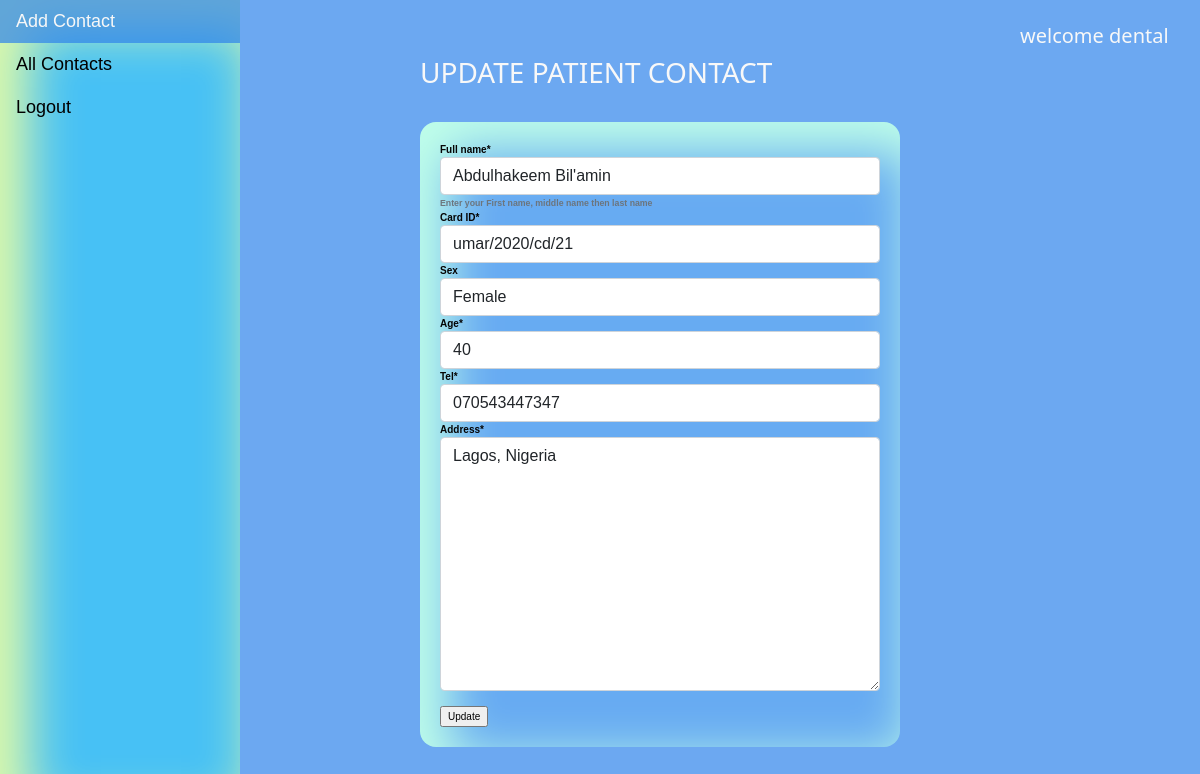
/edit/8/ (signed in), run on the app's committed database.
### contact/models.py (models this page shows, shortened)
class Contact(models.Model):
    SEX = (
        ("MALE", "Male"),
        ("FEMALE", "Female"),
    )
    full_name = models.CharField(
        max_length=200,
        null=True,
        help_text="Enter your First name, middle name then last name",
    )
    card_ID = models.CharField(max_length=100, null=True)
    age = models.PositiveIntegerField()
    sex = models.CharField(max_length=7, choices=SEX, blank=True)
    tel = models.CharField(max_length=300, null=True)
    address = models.TextField()
    date_created = models.DateTimeField(auto_now_add=True, auto_now=False)
    date_updated = models.DateTimeField(auto_now_add=False, auto_now=True)
    class Meta:
        ordering = ["-date_updated"]
        verbose_name = "Register"
        verbose_name_plural = "Contacts"

### contact/views.py (the view)
# urls.py: path("edit/<str:edit>/", views.Edit, name="edit"),
def Edit(request, edit):
    edit = get_object_or_404(Contact, id=edit)
    form = ContactEditForm(instance=edit)
    context = {
        "edit": edit,
        "edit_form": form,
    }
    if request.method == "POST":
        form = ContactEditForm(request.POST, instance=edit)
        if form.is_valid():
            form.save()
            return redirect("home")
    return render(request, "other/edit.html", context)

### contact/forms.py
class ContactEditForm(forms.ModelForm):
    class Meta:
        model = Contact
        fields = [
            "full_name",
            "card_ID",
            "sex",
            "age",
            "tel",
            "address",
        ]

### contact/templates/other/edit.html (shortened to what this page needs)
{% extends 'base/home.html' %}
{% load crispy_forms_tags %}
{% block content %}
{% if user.is_authenticated %}
<br>
<h5>welcome {{user}}</h5>
<h3>UPDATE PATIENT CONTACT</h3>
<br>
<div class="form">
    <form action="" method="POST">
        {{edit_form|crispy}} <br>
        <input type="submit" value="Update" id="update">
    </form>
</div>
{% else %}
<div class="form">
    You are not authorized to view this page
</div>
{% endif %}
{% endblock %}

### static/css/index.css (style rules this page uses)
body { margin: 0; background-color:rgba(46, 132, 236, 0.7); }
.form { margin-left: 35%; width: 40%; border: 1px; padding: 20px; border-radius: 1rem; background-size: 10px; background-color: #4bc1f321; font-family:Verdana, Geneva, Tahoma, sans-serif; font-size:10px; font-weight:bold; color:#050505; box-shadow: 20px 20px 50px 10px rgb(192, 255, 233) inset; }
h3 { margin-left: 35%; color: rgb(248, 248, 248); }
h5 { margin-left: 85%; color: rgb(248, 248, 248); }

### data on the page
Contact: full_name "Abdulhakeem Bil'amin", card_ID "umar/2020/cd/21", sex "Female", age "40", tel "070543447347", address "Lagos, Nigeria"

### other printed values
{{ user }} "dental"
